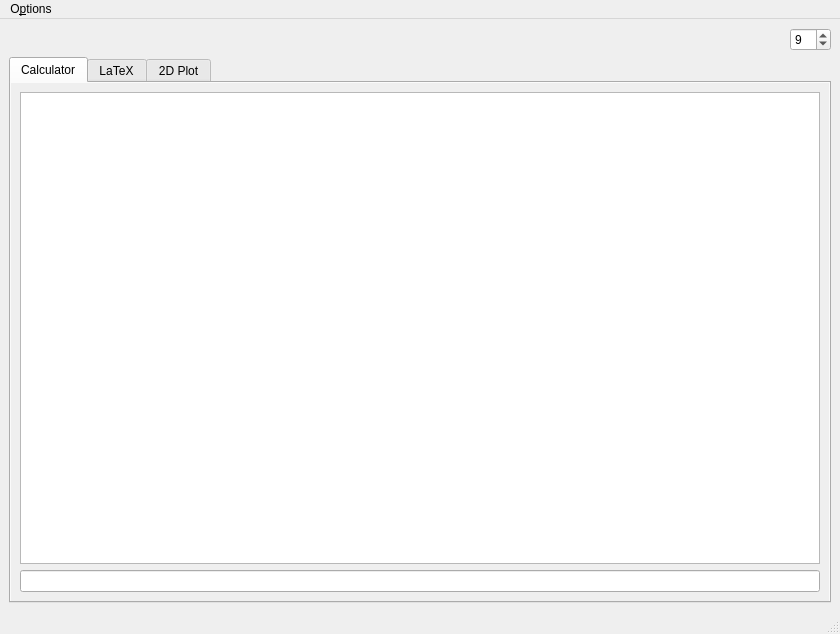
<?xml version="1.0" encoding="UTF-8"?>
<ui version="4.0">
 <class>AMaDiA_Main_Window</class>
 <widget class="QMainWindow" name="AMaDiA_Main_Window">
  <property name="geometry">
   <rect>
    <x>0</x>
    <y>0</y>
    <width>840</width>
    <height>634</height>
   </rect>
  </property>
  <property name="windowTitle">
   <string>AMaDiA</string>
  </property>
  <property name="autoFillBackground">
   <bool>true</bool>
  </property>
  <widget class="QWidget" name="centralwidget">
   <property name="autoFillBackground">
    <bool>true</bool>
   </property>
   <layout class="QGridLayout" name="gridLayout">
    <item row="1" column="0" colspan="2">
     <widget class="QTabWidget" name="tabWidget">
      <property name="autoFillBackground">
       <bool>true</bool>
      </property>
      <property name="currentIndex">
       <number>0</number>
      </property>
      <widget class="QWidget" name="Tab_1_Calculator">
       <property name="autoFillBackground">
        <bool>true</bool>
       </property>
       <attribute name="title">
        <string>Calculator</string>
       </attribute>
       <layout class="QGridLayout" name="gridLayout_2">
        <item row="0" column="0">
         <widget class="QListWidget" name="Tab_1_Calculator_History">
          <property name="selectionMode">
           <enum>QAbstractItemView::ExtendedSelection</enum>
          </property>
         </widget>
        </item>
        <item row="1" column="0">
         <widget class="QLineEdit" name="Tab_1_Calculator_InputField"/>
        </item>
       </layout>
      </widget>
      <widget class="QWidget" name="Tab_2_LaTeX">
       <property name="autoFillBackground">
        <bool>true</bool>
       </property>
       <attribute name="title">
        <string>LaTeX</string>
       </attribute>
       <layout class="QGridLayout" name="gridLayout_3">
        <item row="1" column="1" rowspan="2">
         <widget class="QPushButton" name="Tab_2_LaTeX_ConvertButton">
          <property name="text">
           <string>Convert</string>
          </property>
         </widget>
        </item>
        <item row="1" column="0">
         <spacer name="Tab_2_LaTeX_horizontalSpacerForButton">
          <property name="orientation">
           <enum>Qt::Horizontal</enum>
          </property>
          <property name="sizeHint" stdset="0">
           <size>
            <width>40</width>
            <height>20</height>
           </size>
          </property>
         </spacer>
        </item>
        <item row="0" column="0" colspan="2">
         <widget class="QSplitter" name="Tab_2_LaTeX_LowerSplitter">
          <property name="orientation">
           <enum>Qt::Vertical</enum>
          </property>
          <widget class="QSplitter" name="Tab_2_LaTeX_UpperSplitter">
           <property name="orientation">
            <enum>Qt::Horizontal</enum>
           </property>
           <widget class="QListWidget" name="Tab_2_LaTeX_History">
            <property name="selectionMode">
             <enum>QAbstractItemView::ExtendedSelection</enum>
            </property>
           </widget>
           <widget class="QWidget" name="layoutWidget">
            <layout class="QVBoxLayout" name="Tab_2_LaTeX_verticalLayout">
             <item>
              <widget class="QScrollArea" name="Tab_2_LaTeX_scrollArea">
               <property name="sizeAdjustPolicy">
                <enum>QAbstractScrollArea::AdjustToContents</enum>
               </property>
               <property name="widgetResizable">
                <bool>true</bool>
               </property>
               <widget class="QWidget" name="Tab_2_LaTeX_scrollAreaWidgetContents">
                <property name="geometry">
                 <rect>
                  <x>0</x>
                  <y>0</y>
                  <width>270</width>
                  <height>206</height>
                 </rect>
                </property>
                <property name="sizePolicy">
                 <sizepolicy hsizetype="Ignored" vsizetype="Ignored">
                  <horstretch>0</horstretch>
                  <verstretch>0</verstretch>
                 </sizepolicy>
                </property>
                <layout class="QGridLayout" name="gridLayout_4">
                 <item row="0" column="0">
                  <widget class="MplWidget" name="Tab_2_LaTeX_Viewer" native="true">
                   <property name="sizePolicy">
                    <sizepolicy hsizetype="Ignored" vsizetype="Ignored">
                     <horstretch>0</horstretch>
                     <verstretch>0</verstretch>
                    </sizepolicy>
                   </property>
                  </widget>
                 </item>
                </layout>
               </widget>
              </widget>
             </item>
             <item>
              <widget class="QLineEdit" name="Tab_2_LaTeX_LaTeXOutput"/>
             </item>
            </layout>
           </widget>
          </widget>
          <widget class="QTextEdit" name="Tab_2_LaTeX_InputField">
           <property name="placeholderText">
            <string>Add Mathematical Expression to be Converted to LaTeX</string>
           </property>
          </widget>
         </widget>
        </item>
       </layout>
      </widget>
      <widget class="QWidget" name="Tab_3_2D_Plot">
       <attribute name="title">
        <string>2D Plot</string>
       </attribute>
       <layout class="QGridLayout" name="gridLayout_10">
        <item row="1" column="3">
         <widget class="QPushButton" name="Tab_3_2D_Plot_Button_Clear">
          <property name="sizePolicy">
           <sizepolicy hsizetype="Fixed" vsizetype="Fixed">
            <horstretch>0</horstretch>
            <verstretch>0</verstretch>
           </sizepolicy>
          </property>
          <property name="text">
           <string>Clear</string>
          </property>
         </widget>
        </item>
        <item row="1" column="0" colspan="3">
         <widget class="QLineEdit" name="Tab_3_2D_Plot_Formula_Field"/>
        </item>
        <item row="1" column="4">
         <widget class="QPushButton" name="Tab_3_2D_Plot_Button_Plot">
          <property name="sizePolicy">
           <sizepolicy hsizetype="Fixed" vsizetype="Fixed">
            <horstretch>0</horstretch>
            <verstretch>0</verstretch>
           </sizepolicy>
          </property>
          <property name="text">
           <string>Plot</string>
          </property>
         </widget>
        </item>
        <item row="0" column="0" colspan="5">
         <layout class="QGridLayout" name="gridLayout_9">
          <item row="0" column="0">
           <widget class="QSplitter" name="Tab_3_2D_Plot_splitter">
            <property name="sizePolicy">
             <sizepolicy hsizetype="Expanding" vsizetype="Expanding">
              <horstretch>0</horstretch>
              <verstretch>0</verstretch>
             </sizepolicy>
            </property>
            <property name="orientation">
             <enum>Qt::Horizontal</enum>
            </property>
            <widget class="QWidget" name="layoutWidget">
             <layout class="QGridLayout" name="Tab_3_2D_Plot_gridLayout">
              <item row="0" column="2">
               <widget class="QTabWidget" name="Tab_3_2D_Plot_TabWidget">
                <property name="currentIndex">
                 <number>0</number>
                </property>
                <widget class="QWidget" name="Tab_3_2D_Plot_Tab_1_History">
                 <attribute name="title">
                  <string>History</string>
                 </attribute>
                 <layout class="QGridLayout" name="gridLayout_5">
                  <item row="0" column="0">
                   <widget class="QListWidget" name="Tab_3_2D_Plot_History">
                    <property name="sizePolicy">
                     <sizepolicy hsizetype="Expanding" vsizetype="Expanding">
                      <horstretch>0</horstretch>
                      <verstretch>0</verstretch>
                     </sizepolicy>
                    </property>
                    <property name="selectionMode">
                     <enum>QAbstractItemView::ExtendedSelection</enum>
                    </property>
                   </widget>
                  </item>
                 </layout>
                </widget>
                <widget class="QWidget" name="Tab_3_2D_Plot_Tab_2_Config">
                 <attribute name="title">
                  <string>Config</string>
                 </attribute>
                 <layout class="QGridLayout" name="gridLayout_8">
                  <item row="12" column="0">
                   <widget class="QScrollArea" name="scrollArea">
                    <property name="widgetResizable">
                     <bool>true</bool>
                    </property>
                    <widget class="QWidget" name="scrollAreaWidgetContents">
                     <property name="geometry">
                      <rect>
                       <x>0</x>
                       <y>0</y>
                       <width>254</width>
                       <height>426</height>
                      </rect>
                     </property>
                     <layout class="QGridLayout" name="gridLayout_11">
                      <item row="8" column="0">
                       <widget class="QCheckBox" name="Tab_3_2D_Plot_YLim_Check">
                        <property name="toolTip">
                         <string>Limit the part of the y axis that is shown</string>
                        </property>
                        <property name="text">
                         <string>Limit Y</string>
                        </property>
                       </widget>
                      </item>
                      <item row="7" column="1">
                       <widget class="QDoubleSpinBox" name="Tab_3_2D_Plot_XLim_max">
                        <property name="decimals">
                         <number>5</number>
                        </property>
                        <property name="minimum">
                         <double>-1000000.000000000000000</double>
                        </property>
                        <property name="maximum">
                         <double>1000000.000000000000000</double>
                        </property>
                        <property name="value">
                         <double>5.000000000000000</double>
                        </property>
                       </widget>
                      </item>
                      <item row="7" column="0">
                       <widget class="QDoubleSpinBox" name="Tab_3_2D_Plot_XLim_min">
                        <property name="decimals">
                         <number>5</number>
                        </property>
                        <property name="minimum">
                         <double>-1000000.000000000000000</double>
                        </property>
                        <property name="maximum">
                         <double>1000000.000000000000000</double>
                        </property>
                        <property name="value">
                         <double>-5.000000000000000</double>
                        </property>
                       </widget>
                      </item>
                      <item row="4" column="0" colspan="2">
                       <widget class="Line" name="line_2">
                        <property name="orientation">
                         <enum>Qt::Horizontal</enum>
                        </property>
                       </widget>
                      </item>
                      <item row="5" column="1">
                       <widget class="QCheckBox" name="Tab_3_2D_Plot_Axis_ratio_Checkbox">
                        <property name="text">
                         <string>1:1 axis ratio</string>
                        </property>
                       </widget>
                      </item>
                      <item row="1" column="1">
                       <widget class="QDoubleSpinBox" name="Tab_3_2D_Plot_To_Spinbox">
                        <property name="decimals">
                         <number>5</number>
                        </property>
                        <property name="minimum">
                         <double>-1000000.000000000000000</double>
                        </property>
                        <property name="maximum">
                         <double>1000000.000000000000000</double>
                        </property>
                        <property name="value">
                         <double>10.000000000000000</double>
                        </property>
                       </widget>
                      </item>
                      <item row="12" column="0" colspan="2">
                       <spacer name="verticalSpacer">
                        <property name="orientation">
                         <enum>Qt::Vertical</enum>
                        </property>
                        <property name="sizeHint" stdset="0">
                         <size>
                          <width>20</width>
                          <height>40</height>
                         </size>
                        </property>
                       </spacer>
                      </item>
                      <item row="2" column="0">
                       <widget class="QComboBox" name="Tab_3_2D_Plot_Steps_comboBox">
                        <property name="currentText">
                         <string>Steps total</string>
                        </property>
                        <property name="currentIndex">
                         <number>0</number>
                        </property>
                        <item>
                         <property name="text">
                          <string>Steps total</string>
                         </property>
                        </item>
                        <item>
                         <property name="text">
                          <string>Steps per Unit</string>
                         </property>
                        </item>
                       </widget>
                      </item>
                      <item row="9" column="1">
                       <widget class="QDoubleSpinBox" name="Tab_3_2D_Plot_YLim_max">
                        <property name="decimals">
                         <number>5</number>
                        </property>
                        <property name="minimum">
                         <double>-1000000.000000000000000</double>
                        </property>
                        <property name="maximum">
                         <double>1000000.000000000000000</double>
                        </property>
                        <property name="value">
                         <double>50.000000000000000</double>
                        </property>
                       </widget>
                      </item>
                      <item row="0" column="1">
                       <widget class="QDoubleSpinBox" name="Tab_3_2D_Plot_From_Spinbox">
                        <property name="decimals">
                         <number>5</number>
                        </property>
                        <property name="minimum">
                         <double>-1000000.000000000000000</double>
                        </property>
                        <property name="maximum">
                         <double>1000000.000000000000000</double>
                        </property>
                        <property name="value">
                         <double>-10.000000000000000</double>
                        </property>
                       </widget>
                      </item>
                      <item row="0" column="0">
                       <widget class="QLabel" name="Tab_3_2D_Plot_Label_from">
                        <property name="text">
                         <string>From</string>
                        </property>
                        <property name="alignment">
                         <set>Qt::AlignRight|Qt::AlignTrailing|Qt::AlignVCenter</set>
                        </property>
                       </widget>
                      </item>
                      <item row="6" column="0">
                       <widget class="QCheckBox" name="Tab_3_2D_Plot_XLim_Check">
                        <property name="toolTip">
                         <string>Limit the part of the x axis that is shown</string>
                        </property>
                        <property name="text">
                         <string>Limit X</string>
                        </property>
                       </widget>
                      </item>
                      <item row="11" column="0" colspan="2">
                       <widget class="Line" name="line">
                        <property name="orientation">
                         <enum>Qt::Horizontal</enum>
                        </property>
                       </widget>
                      </item>
                      <item row="9" column="0">
                       <widget class="QDoubleSpinBox" name="Tab_3_2D_Plot_YLim_min">
                        <property name="decimals">
                         <number>5</number>
                        </property>
                        <property name="minimum">
                         <double>-1000000.000000000000000</double>
                        </property>
                        <property name="maximum">
                         <double>1000000.000000000000000</double>
                        </property>
                        <property name="value">
                         <double>-25.000000000000000</double>
                        </property>
                       </widget>
                      </item>
                      <item row="5" column="0">
                       <widget class="QCheckBox" name="Tab_3_2D_Plot_Draw_Grid_Checkbox">
                        <property name="text">
                         <string>Draw Grid</string>
                        </property>
                        <property name="checked">
                         <bool>true</bool>
                        </property>
                       </widget>
                      </item>
                      <item row="2" column="1">
                       <widget class="QSpinBox" name="Tab_3_2D_Plot_Steps_Spinbox">
                        <property name="minimum">
                         <number>1</number>
                        </property>
                        <property name="maximum">
                         <number>100000</number>
                        </property>
                        <property name="value">
                         <number>1000</number>
                        </property>
                       </widget>
                      </item>
                      <item row="1" column="0">
                       <widget class="QLabel" name="Tab_3_2D_Plot_Label_to">
                        <property name="text">
                         <string>To</string>
                        </property>
                        <property name="alignment">
                         <set>Qt::AlignRight|Qt::AlignTrailing|Qt::AlignVCenter</set>
                        </property>
                       </widget>
                      </item>
                      <item row="13" column="1">
                       <widget class="QPushButton" name="Tab_3_2D_Plot_Button_Plot_SymPy">
                        <property name="toolTip">
                         <string>&lt;!DOCTYPE HTML PUBLIC &quot;-//W3C//DTD HTML 4.0//EN&quot; &quot;http://www.w3.org/TR/REC-html40/strict.dtd&quot;&gt;
&lt;html&gt;&lt;head&gt;&lt;meta name=&quot;qrichtext&quot; content=&quot;1&quot; /&gt;&lt;style type=&quot;text/css&quot;&gt;
p, li { white-space: pre-wrap; }
&lt;/style&gt;&lt;/head&gt;&lt;body style=&quot; font-family:'MS Shell Dlg 2'; font-size:8pt; font-weight:400; font-style:normal;&quot;&gt;
&lt;p style=&quot; margin-top:0px; margin-bottom:0px; margin-left:0px; margin-right:0px; -qt-block-indent:0; text-indent:0px;&quot;&gt;It is advised to use the normal Plot.&lt;/p&gt;
&lt;p style=&quot; margin-top:0px; margin-bottom:0px; margin-left:0px; margin-right:0px; -qt-block-indent:0; text-indent:0px;&quot;&gt;Note:&lt;/p&gt;
&lt;p style=&quot; margin-top:0px; margin-bottom:0px; margin-left:0px; margin-right:0px; -qt-block-indent:0; text-indent:0px;&quot;&gt;- Control the Plotted area with Limit X and Limit Y&lt;/p&gt;
&lt;p style=&quot; margin-top:0px; margin-bottom:0px; margin-left:0px; margin-right:0px; -qt-block-indent:0; text-indent:0px;&quot;&gt;	(Don't forget to enable these with the checkboxes)&lt;/p&gt;
&lt;p style=&quot; margin-top:0px; margin-bottom:0px; margin-left:0px; margin-right:0px; -qt-block-indent:0; text-indent:0px;&quot;&gt;- Opens new window&lt;/p&gt;
&lt;p style=&quot; margin-top:0px; margin-bottom:0px; margin-left:0px; margin-right:0px; -qt-block-indent:0; text-indent:0px;&quot;&gt;Advantages of SymPy Plotting:&lt;/p&gt;
&lt;p style=&quot; margin-top:0px; margin-bottom:0px; margin-left:0px; margin-right:0px; -qt-block-indent:0; text-indent:0px;&quot;&gt;- Easier zomming&lt;/p&gt;
&lt;p style=&quot; margin-top:0px; margin-bottom:0px; margin-left:0px; margin-right:0px; -qt-block-indent:0; text-indent:0px;&quot;&gt;- Save the Plot&lt;/p&gt;
&lt;p style=&quot; margin-top:0px; margin-bottom:0px; margin-left:0px; margin-right:0px; -qt-block-indent:0; text-indent:0px;&quot;&gt;Disadvantages:&lt;/p&gt;
&lt;p style=&quot; margin-top:0px; margin-bottom:0px; margin-left:0px; margin-right:0px; -qt-block-indent:0; text-indent:0px;&quot;&gt;- Plots are not saved in the History&lt;/p&gt;
&lt;p style=&quot; margin-top:0px; margin-bottom:0px; margin-left:0px; margin-right:0px; -qt-block-indent:0; text-indent:0px;&quot;&gt;- (Currently) Only one graph per plot&lt;/p&gt;
&lt;p style=&quot; margin-top:0px; margin-bottom:0px; margin-left:0px; margin-right:0px; -qt-block-indent:0; text-indent:0px;&quot;&gt;- (Currently) Limited configuration via the main window&lt;/p&gt;
&lt;p style=&quot; margin-top:0px; margin-bottom:0px; margin-left:0px; margin-right:0px; -qt-block-indent:0; text-indent:0px;&quot;&gt;- Can not plot as many functions as the main plotter&lt;/p&gt;
&lt;p style=&quot; margin-top:0px; margin-bottom:0px; margin-left:0px; margin-right:0px; -qt-block-indent:0; text-indent:0px;&quot;&gt;  (The main plotter has several methods of plotting which are used&lt;/p&gt;
&lt;p style=&quot; margin-top:0px; margin-bottom:0px; margin-left:0px; margin-right:0px; -qt-block-indent:0; text-indent:0px;&quot;&gt;   if the normal method fails while the SymPy plotter only has the main method)&lt;/p&gt;
&lt;p style=&quot;-qt-paragraph-type:empty; margin-top:0px; margin-bottom:0px; margin-left:0px; margin-right:0px; -qt-block-indent:0; text-indent:0px;&quot;&gt;&lt;br /&gt;&lt;/p&gt;&lt;/body&gt;&lt;/html&gt;</string>
                        </property>
                        <property name="text">
                         <string>Plot with SymPy</string>
                        </property>
                       </widget>
                      </item>
                      <item row="10" column="0" colspan="2">
                       <widget class="QPushButton" name="Tab_3_2D_Plot_RedrawPlot_Button">
                        <property name="toolTip">
                         <string>Apply settings</string>
                        </property>
                        <property name="text">
                         <string>Redraw Plot</string>
                        </property>
                       </widget>
                      </item>
                     </layout>
                    </widget>
                   </widget>
                  </item>
                 </layout>
                </widget>
               </widget>
              </item>
             </layout>
            </widget>
            <widget class="QScrollArea" name="Tab_3_2D_Plot_ScrollArea">
             <property name="sizePolicy">
              <sizepolicy hsizetype="Expanding" vsizetype="Expanding">
               <horstretch>5</horstretch>
               <verstretch>0</verstretch>
              </sizepolicy>
             </property>
             <property name="sizeAdjustPolicy">
              <enum>QAbstractScrollArea::AdjustToContents</enum>
             </property>
             <property name="widgetResizable">
              <bool>true</bool>
             </property>
             <widget class="QWidget" name="Tab_3_2D_Plot_ScrollArea_Layout">
              <property name="geometry">
               <rect>
                <x>0</x>
                <y>0</y>
                <width>507</width>
                <height>472</height>
               </rect>
              </property>
              <property name="sizePolicy">
               <sizepolicy hsizetype="Ignored" vsizetype="Ignored">
                <horstretch>0</horstretch>
                <verstretch>0</verstretch>
               </sizepolicy>
              </property>
              <layout class="QGridLayout" name="gridLayout_6">
               <item row="0" column="0">
                <widget class="MplWidget" name="Tab_3_2D_Plot_Display" native="true">
                 <property name="sizePolicy">
                  <sizepolicy hsizetype="Ignored" vsizetype="Ignored">
                   <horstretch>0</horstretch>
                   <verstretch>0</verstretch>
                  </sizepolicy>
                 </property>
                 <layout class="QGridLayout" name="gridLayout_7"/>
                </widget>
               </item>
              </layout>
             </widget>
            </widget>
           </widget>
          </item>
         </layout>
        </item>
       </layout>
      </widget>
     </widget>
    </item>
    <item row="0" column="0">
     <spacer name="horizontalSpacer">
      <property name="orientation">
       <enum>Qt::Horizontal</enum>
      </property>
      <property name="sizeHint" stdset="0">
       <size>
        <width>40</width>
        <height>20</height>
       </size>
      </property>
     </spacer>
    </item>
    <item row="0" column="1">
     <widget class="QSpinBox" name="Font_Size_spinBox">
      <property name="toolTip">
       <string>Font Size</string>
      </property>
      <property name="minimum">
       <number>5</number>
      </property>
      <property name="maximum">
       <number>25</number>
      </property>
      <property name="value">
       <number>9</number>
      </property>
     </widget>
    </item>
   </layout>
  </widget>
  <widget class="QMenuBar" name="Menubar_Main">
   <property name="geometry">
    <rect>
     <x>0</x>
     <y>0</y>
     <width>840</width>
     <height>21</height>
    </rect>
   </property>
   <widget class="QMenu" name="Menubar_Main_Options">
    <property name="title">
     <string>O&amp;ptions</string>
    </property>
    <addaction name="Menubar_Main_Options_action_Reload_Modules"/>
    <addaction name="Menubar_Main_Options_action_Advanced_Mode"/>
    <addaction name="Menubar_Main_Options_action_Eval_Functions"/>
   </widget>
   <addaction name="Menubar_Main_Options"/>
  </widget>
  <widget class="QStatusBar" name="statusbar"/>
  <action name="Menubar_Main_Options_action_Reload_Modules">
   <property name="text">
    <string>Reload Modules</string>
   </property>
  </action>
  <action name="Menubar_Main_Options_action_Advanced_Mode">
   <property name="checkable">
    <bool>true</bool>
   </property>
   <property name="text">
    <string>Advanced Mode</string>
   </property>
  </action>
  <action name="Menubar_Main_Options_action_Eval_Functions">
   <property name="checkable">
    <bool>true</bool>
   </property>
   <property name="checked">
    <bool>true</bool>
   </property>
   <property name="text">
    <string>Eval Functions</string>
   </property>
  </action>
 </widget>
 <customwidgets>
  <customwidget>
   <class>MplWidget</class>
   <extends>QWidget</extends>
   <header location="global">AMaDiA_Widgets</header>
   <container>1</container>
  </customwidget>
 </customwidgets>
 <tabstops>
  <tabstop>Font_Size_spinBox</tabstop>
  <tabstop>tabWidget</tabstop>
  <tabstop>Tab_1_Calculator_History</tabstop>
  <tabstop>Tab_1_Calculator_InputField</tabstop>
  <tabstop>Tab_2_LaTeX_InputField</tabstop>
  <tabstop>Tab_2_LaTeX_ConvertButton</tabstop>
  <tabstop>Tab_2_LaTeX_LaTeXOutput</tabstop>
  <tabstop>Tab_2_LaTeX_History</tabstop>
  <tabstop>Tab_2_LaTeX_scrollArea</tabstop>
  <tabstop>Tab_3_2D_Plot_Formula_Field</tabstop>
  <tabstop>Tab_3_2D_Plot_Button_Plot</tabstop>
  <tabstop>Tab_3_2D_Plot_Button_Clear</tabstop>
  <tabstop>Tab_3_2D_Plot_ScrollArea</tabstop>
  <tabstop>Tab_3_2D_Plot_TabWidget</tabstop>
  <tabstop>Tab_3_2D_Plot_History</tabstop>
  <tabstop>scrollArea</tabstop>
  <tabstop>Tab_3_2D_Plot_From_Spinbox</tabstop>
  <tabstop>Tab_3_2D_Plot_To_Spinbox</tabstop>
  <tabstop>Tab_3_2D_Plot_Steps_comboBox</tabstop>
  <tabstop>Tab_3_2D_Plot_Steps_Spinbox</tabstop>
  <tabstop>Tab_3_2D_Plot_Draw_Grid_Checkbox</tabstop>
  <tabstop>Tab_3_2D_Plot_Axis_ratio_Checkbox</tabstop>
  <tabstop>Tab_3_2D_Plot_XLim_Check</tabstop>
  <tabstop>Tab_3_2D_Plot_XLim_min</tabstop>
  <tabstop>Tab_3_2D_Plot_XLim_max</tabstop>
  <tabstop>Tab_3_2D_Plot_YLim_Check</tabstop>
  <tabstop>Tab_3_2D_Plot_YLim_min</tabstop>
  <tabstop>Tab_3_2D_Plot_YLim_max</tabstop>
  <tabstop>Tab_3_2D_Plot_RedrawPlot_Button</tabstop>
  <tabstop>Tab_3_2D_Plot_Button_Plot_SymPy</tabstop>
 </tabstops>
 <resources/>
 <connections/>
</ui>
